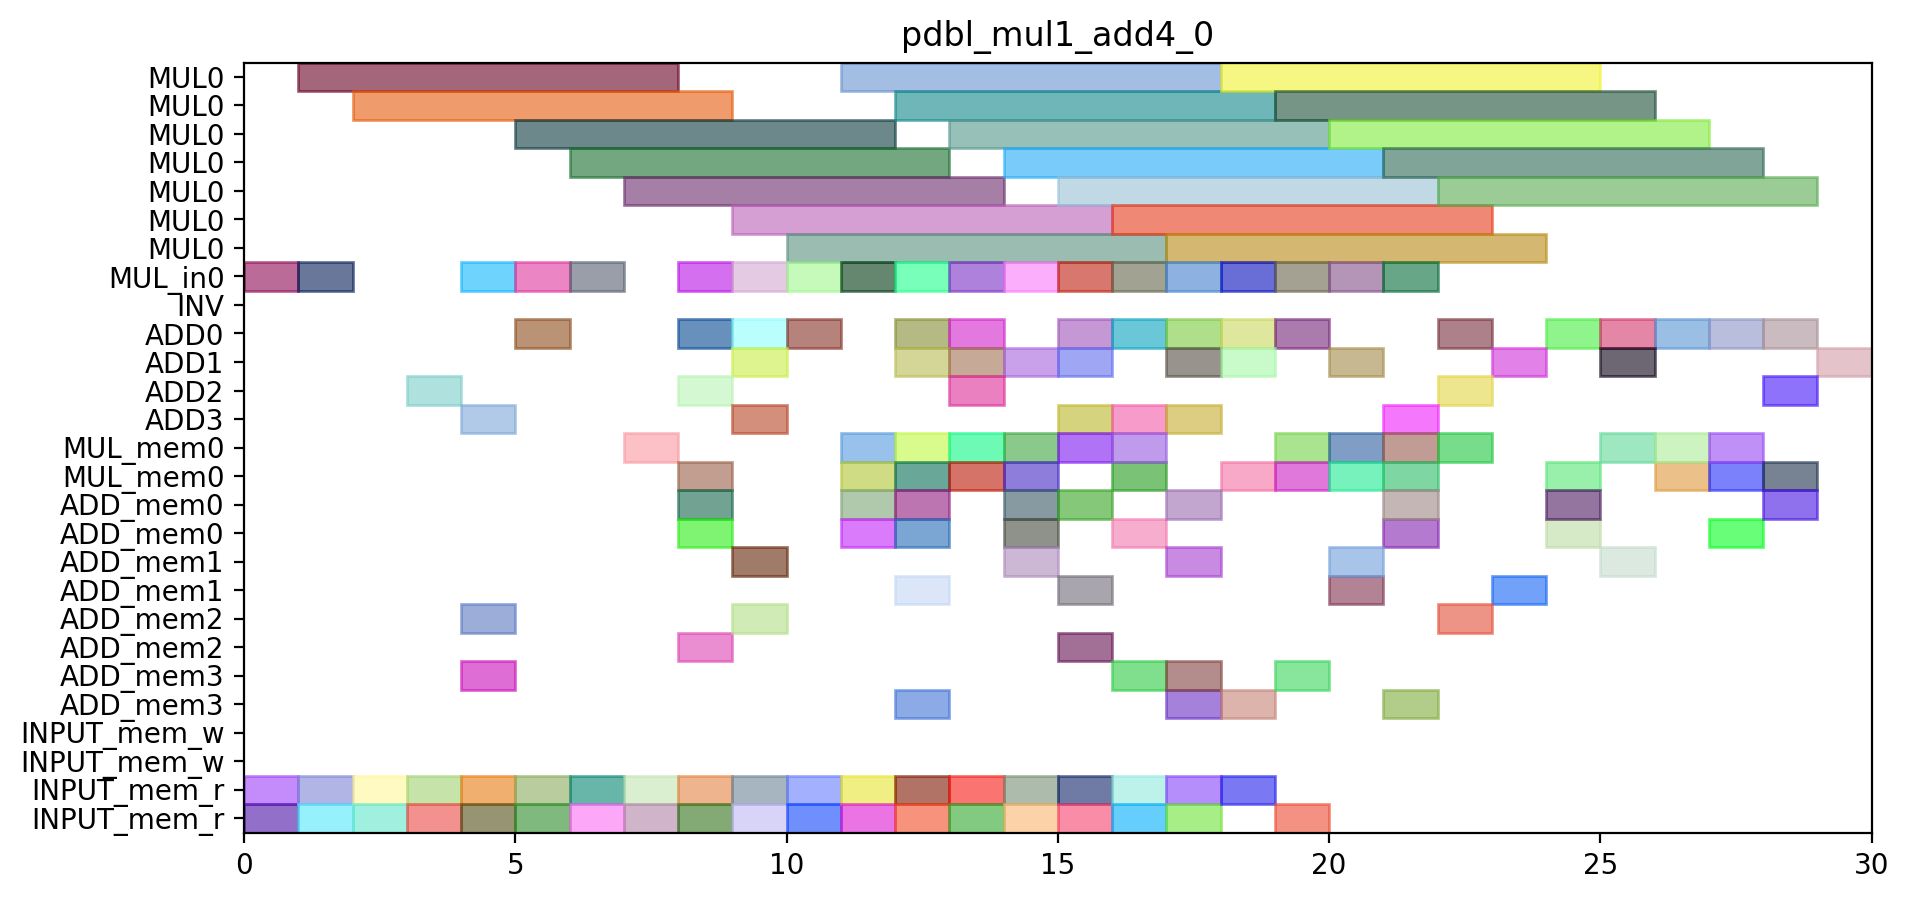

Here is the Python script that generated this plot:
from pyschedule import Scenario, solvers, plotters, alt

def solve_pdbl_mul1_add4_0(ConstStep, ExpStep):
	horizon = 90
	S=Scenario("pdbl_mul1_add4_0",horizon = horizon)

	# resource
	MUL = S.Resources('MUL', num=1, size=7)
	MUL_in = S.Resources('MUL_in', num=1)
	INV = S.Resource('INV')
	ADD = S.Resources('ADD', num=4, periods=range(1, horizon))
	MUL_mem = S.Resources('MUL_mem', num=1, size=2)
	ADD_mem = S.Resources('ADD_mem', num=4, size=2)
	INPUT_mem_w = S.Resource('INPUT_mem_w', size=2)
	INPUT_mem_r = S.Resource('INPUT_mem_r', size=2)

	# result of previous scheduling

	# new tasks
	T0T0 = S.Task('T0T0', length=1, delay_cost=1)
	T0T0 += alt(ADD)

	T0T0_mem0 = S.Task('T0T0_mem0', length=1, delay_cost=1)
	T0T0_mem0 += INPUT_mem_r
	S += T0T0_mem0<=T0T0

	T0T0_mem1 = S.Task('T0T0_mem1', length=1, delay_cost=1)
	T0T0_mem1 += INPUT_mem_r
	S += T0T0_mem1<=T0T0

	T0T1 = S.Task('T0T1', length=1, delay_cost=1)
	T0T1 += alt(ADD)

	T0T1_mem0 = S.Task('T0T1_mem0', length=1, delay_cost=1)
	T0T1_mem0 += INPUT_mem_r
	S += T0T1_mem0<=T0T1

	T0T1_mem1 = S.Task('T0T1_mem1', length=1, delay_cost=1)
	T0T1_mem1 += INPUT_mem_r
	S += T0T1_mem1<=T0T1

	T0T2_in = S.Task('T0T2_in', length=1, delay_cost=1)
	T0T2_in += alt(MUL_in)
	T0T2 = S.Task('T0T2', length=7, delay_cost=1)
	T0T2 += alt(MUL)
	S+=T0T2>=T0T2_in

	T0T2_mem0 = S.Task('T0T2_mem0', length=1, delay_cost=1)
	T0T2_mem0 += INPUT_mem_r
	S += T0T2_mem0<=T0T2

	T0T2_mem1 = S.Task('T0T2_mem1', length=1, delay_cost=1)
	T0T2_mem1 += INPUT_mem_r
	S += T0T2_mem1<=T0T2

	T1T0 = S.Task('T1T0', length=1, delay_cost=1)
	T1T0 += alt(ADD)

	T1T0_mem0 = S.Task('T1T0_mem0', length=1, delay_cost=1)
	T1T0_mem0 += INPUT_mem_r
	S += T1T0_mem0<=T1T0

	T1T0_mem1 = S.Task('T1T0_mem1', length=1, delay_cost=1)
	T1T0_mem1 += INPUT_mem_r
	S += T1T0_mem1<=T1T0

	T1T1 = S.Task('T1T1', length=1, delay_cost=1)
	T1T1 += alt(ADD)

	T1T1_mem0 = S.Task('T1T1_mem0', length=1, delay_cost=1)
	T1T1_mem0 += INPUT_mem_r
	S += T1T1_mem0<=T1T1

	T1T1_mem1 = S.Task('T1T1_mem1', length=1, delay_cost=1)
	T1T1_mem1 += INPUT_mem_r
	S += T1T1_mem1<=T1T1

	T1T2_in = S.Task('T1T2_in', length=1, delay_cost=1)
	T1T2_in += alt(MUL_in)
	T1T2 = S.Task('T1T2', length=7, delay_cost=1)
	T1T2 += alt(MUL)
	S+=T1T2>=T1T2_in

	T1T2_mem0 = S.Task('T1T2_mem0', length=1, delay_cost=1)
	T1T2_mem0 += INPUT_mem_r
	S += T1T2_mem0<=T1T2

	T1T2_mem1 = S.Task('T1T2_mem1', length=1, delay_cost=1)
	T1T2_mem1 += INPUT_mem_r
	S += T1T2_mem1<=T1T2

	T1_T2 = S.Task('T1_T2', length=1, delay_cost=1)
	T1_T2 += alt(ADD)

	T1_T2_mem0 = S.Task('T1_T2_mem0', length=1, delay_cost=1)
	T1_T2_mem0 += INPUT_mem_r
	S += T1_T2_mem0<=T1_T2

	T1_T2_mem1 = S.Task('T1_T2_mem1', length=1, delay_cost=1)
	T1_T2_mem1 += INPUT_mem_r
	S += T1_T2_mem1<=T1_T2

	T2T0_in = S.Task('T2T0_in', length=1, delay_cost=1)
	T2T0_in += alt(MUL_in)
	T2T0 = S.Task('T2T0', length=7, delay_cost=1)
	T2T0 += alt(MUL)
	S+=T2T0>=T2T0_in

	T2T0_mem0 = S.Task('T2T0_mem0', length=1, delay_cost=1)
	T2T0_mem0 += INPUT_mem_r
	S += T2T0_mem0<=T2T0

	T2T0_mem1 = S.Task('T2T0_mem1', length=1, delay_cost=1)
	T2T0_mem1 += INPUT_mem_r
	S += T2T0_mem1<=T2T0

	T2T1_in = S.Task('T2T1_in', length=1, delay_cost=1)
	T2T1_in += alt(MUL_in)
	T2T1 = S.Task('T2T1', length=7, delay_cost=1)
	T2T1 += alt(MUL)
	S+=T2T1>=T2T1_in

	T2T1_mem0 = S.Task('T2T1_mem0', length=1, delay_cost=1)
	T2T1_mem0 += INPUT_mem_r
	S += T2T1_mem0<=T2T1

	T2T1_mem1 = S.Task('T2T1_mem1', length=1, delay_cost=1)
	T2T1_mem1 += INPUT_mem_r
	S += T2T1_mem1<=T2T1

	T2T2 = S.Task('T2T2', length=1, delay_cost=1)
	T2T2 += alt(ADD)

	T2T2_mem0 = S.Task('T2T2_mem0', length=1, delay_cost=1)
	T2T2_mem0 += INPUT_mem_r
	S += T2T2_mem0<=T2T2

	T2T2_mem1 = S.Task('T2T2_mem1', length=1, delay_cost=1)
	T2T2_mem1 += INPUT_mem_r
	S += T2T2_mem1<=T2T2

	T2T3 = S.Task('T2T3', length=1, delay_cost=1)
	T2T3 += alt(ADD)

	T2T3_mem0 = S.Task('T2T3_mem0', length=1, delay_cost=1)
	T2T3_mem0 += INPUT_mem_r
	S += T2T3_mem0<=T2T3

	T2T3_mem1 = S.Task('T2T3_mem1', length=1, delay_cost=1)
	T2T3_mem1 += INPUT_mem_r
	S += T2T3_mem1<=T2T3

	T3T0 = S.Task('T3T0', length=1, delay_cost=1)
	T3T0 += alt(ADD)

	T3T0_mem0 = S.Task('T3T0_mem0', length=1, delay_cost=1)
	T3T0_mem0 += INPUT_mem_r
	S += T3T0_mem0<=T3T0

	T3T0_mem1 = S.Task('T3T0_mem1', length=1, delay_cost=1)
	T3T0_mem1 += INPUT_mem_r
	S += T3T0_mem1<=T3T0

	T3T1 = S.Task('T3T1', length=1, delay_cost=1)
	T3T1 += alt(ADD)

	T3T1_mem0 = S.Task('T3T1_mem0', length=1, delay_cost=1)
	T3T1_mem0 += INPUT_mem_r
	S += T3T1_mem0<=T3T1

	T3T1_mem1 = S.Task('T3T1_mem1', length=1, delay_cost=1)
	T3T1_mem1 += INPUT_mem_r
	S += T3T1_mem1<=T3T1

	T3T2_in = S.Task('T3T2_in', length=1, delay_cost=1)
	T3T2_in += alt(MUL_in)
	T3T2 = S.Task('T3T2', length=7, delay_cost=1)
	T3T2 += alt(MUL)
	S+=T3T2>=T3T2_in

	T3T2_mem0 = S.Task('T3T2_mem0', length=1, delay_cost=1)
	T3T2_mem0 += INPUT_mem_r
	S += T3T2_mem0<=T3T2

	T3T2_mem1 = S.Task('T3T2_mem1', length=1, delay_cost=1)
	T3T2_mem1 += INPUT_mem_r
	S += T3T2_mem1<=T3T2

	T4T0_in = S.Task('T4T0_in', length=1, delay_cost=1)
	T4T0_in += alt(MUL_in)
	T4T0 = S.Task('T4T0', length=7, delay_cost=1)
	T4T0 += alt(MUL)
	S+=T4T0>=T4T0_in

	T4T0_mem0 = S.Task('T4T0_mem0', length=1, delay_cost=1)
	T4T0_mem0 += INPUT_mem_r
	S += T4T0_mem0<=T4T0

	T4T0_mem1 = S.Task('T4T0_mem1', length=1, delay_cost=1)
	T4T0_mem1 += INPUT_mem_r
	S += T4T0_mem1<=T4T0

	T4T1_in = S.Task('T4T1_in', length=1, delay_cost=1)
	T4T1_in += alt(MUL_in)
	T4T1 = S.Task('T4T1', length=7, delay_cost=1)
	T4T1 += alt(MUL)
	S+=T4T1>=T4T1_in

	T4T1_mem0 = S.Task('T4T1_mem0', length=1, delay_cost=1)
	T4T1_mem0 += INPUT_mem_r
	S += T4T1_mem0<=T4T1

	T4T1_mem1 = S.Task('T4T1_mem1', length=1, delay_cost=1)
	T4T1_mem1 += INPUT_mem_r
	S += T4T1_mem1<=T4T1

	T4T2 = S.Task('T4T2', length=1, delay_cost=1)
	T4T2 += alt(ADD)

	T4T2_mem0 = S.Task('T4T2_mem0', length=1, delay_cost=1)
	T4T2_mem0 += INPUT_mem_r
	S += T4T2_mem0<=T4T2

	T4T2_mem1 = S.Task('T4T2_mem1', length=1, delay_cost=1)
	T4T2_mem1 += INPUT_mem_r
	S += T4T2_mem1<=T4T2

	T4T3 = S.Task('T4T3', length=1, delay_cost=1)
	T4T3 += alt(ADD)

	T4T3_mem0 = S.Task('T4T3_mem0', length=1, delay_cost=1)
	T4T3_mem0 += INPUT_mem_r
	S += T4T3_mem0<=T4T3

	T4T3_mem1 = S.Task('T4T3_mem1', length=1, delay_cost=1)
	T4T3_mem1 += INPUT_mem_r
	S += T4T3_mem1<=T4T3

	T00_in = S.Task('T00_in', length=1, delay_cost=1)
	T00_in += alt(MUL_in)
	T00 = S.Task('T00', length=7, delay_cost=1)
	T00 += alt(MUL)
	S+=T00>=T00_in

	T00_mem0 = S.Task('T00_mem0', length=1, delay_cost=1)
	T00_mem0 += alt(ADD_mem)
	S += (T0T0*ADD[0])-1<T00_mem0*ADD_mem[0]
	S += (T0T0*ADD[1])-1<T00_mem0*ADD_mem[1]
	S += (T0T0*ADD[2])-1<T00_mem0*ADD_mem[2]
	S += (T0T0*ADD[3])-1<T00_mem0*ADD_mem[3]
	S += T00_mem0<=T00

	T00_mem1 = S.Task('T00_mem1', length=1, delay_cost=1)
	T00_mem1 += alt(ADD_mem)
	S += (T0T1*ADD[0])-1<T00_mem1*ADD_mem[0]
	S += (T0T1*ADD[1])-1<T00_mem1*ADD_mem[1]
	S += (T0T1*ADD[2])-1<T00_mem1*ADD_mem[2]
	S += (T0T1*ADD[3])-1<T00_mem1*ADD_mem[3]
	S += T00_mem1<=T00

	T01 = S.Task('T01', length=1, delay_cost=1)
	T01 += alt(ADD)

	T01_mem0 = S.Task('T01_mem0', length=1, delay_cost=1)
	T01_mem0 += alt(MUL_mem)
	S += (T0T2*MUL[0])-1<T01_mem0*MUL_mem[0]
	S += T01_mem0<=T01

	T10_in = S.Task('T10_in', length=1, delay_cost=1)
	T10_in += alt(MUL_in)
	T10 = S.Task('T10', length=7, delay_cost=1)
	T10 += alt(MUL)
	S+=T10>=T10_in

	T10_mem0 = S.Task('T10_mem0', length=1, delay_cost=1)
	T10_mem0 += alt(ADD_mem)
	S += (T1T0*ADD[0])-1<T10_mem0*ADD_mem[0]
	S += (T1T0*ADD[1])-1<T10_mem0*ADD_mem[1]
	S += (T1T0*ADD[2])-1<T10_mem0*ADD_mem[2]
	S += (T1T0*ADD[3])-1<T10_mem0*ADD_mem[3]
	S += T10_mem0<=T10

	T10_mem1 = S.Task('T10_mem1', length=1, delay_cost=1)
	T10_mem1 += alt(ADD_mem)
	S += (T1T1*ADD[0])-1<T10_mem1*ADD_mem[0]
	S += (T1T1*ADD[1])-1<T10_mem1*ADD_mem[1]
	S += (T1T1*ADD[2])-1<T10_mem1*ADD_mem[2]
	S += (T1T1*ADD[3])-1<T10_mem1*ADD_mem[3]
	S += T10_mem1<=T10

	T11 = S.Task('T11', length=1, delay_cost=1)
	T11 += alt(ADD)

	T11_mem0 = S.Task('T11_mem0', length=1, delay_cost=1)
	T11_mem0 += alt(MUL_mem)
	S += (T1T2*MUL[0])-1<T11_mem0*MUL_mem[0]
	S += T11_mem0<=T11

	T2T4_in = S.Task('T2T4_in', length=1, delay_cost=1)
	T2T4_in += alt(MUL_in)
	T2T4 = S.Task('T2T4', length=7, delay_cost=1)
	T2T4 += alt(MUL)
	S+=T2T4>=T2T4_in

	T2T4_mem0 = S.Task('T2T4_mem0', length=1, delay_cost=1)
	T2T4_mem0 += alt(ADD_mem)
	S += (T2T2*ADD[0])-1<T2T4_mem0*ADD_mem[0]
	S += (T2T2*ADD[1])-1<T2T4_mem0*ADD_mem[1]
	S += (T2T2*ADD[2])-1<T2T4_mem0*ADD_mem[2]
	S += (T2T2*ADD[3])-1<T2T4_mem0*ADD_mem[3]
	S += T2T4_mem0<=T2T4

	T2T4_mem1 = S.Task('T2T4_mem1', length=1, delay_cost=1)
	T2T4_mem1 += alt(ADD_mem)
	S += (T2T3*ADD[0])-1<T2T4_mem1*ADD_mem[0]
	S += (T2T3*ADD[1])-1<T2T4_mem1*ADD_mem[1]
	S += (T2T3*ADD[2])-1<T2T4_mem1*ADD_mem[2]
	S += (T2T3*ADD[3])-1<T2T4_mem1*ADD_mem[3]
	S += T2T4_mem1<=T2T4

	T2T5 = S.Task('T2T5', length=1, delay_cost=1)
	T2T5 += alt(ADD)

	T2T5_mem0 = S.Task('T2T5_mem0', length=1, delay_cost=1)
	T2T5_mem0 += alt(MUL_mem)
	S += (T2T0*MUL[0])-1<T2T5_mem0*MUL_mem[0]
	S += T2T5_mem0<=T2T5

	T2T5_mem1 = S.Task('T2T5_mem1', length=1, delay_cost=1)
	T2T5_mem1 += alt(MUL_mem)
	S += (T2T1*MUL[0])-1<T2T5_mem1*MUL_mem[0]
	S += T2T5_mem1<=T2T5

	T20 = S.Task('T20', length=1, delay_cost=1)
	T20 += alt(ADD)

	T20_mem0 = S.Task('T20_mem0', length=1, delay_cost=1)
	T20_mem0 += alt(MUL_mem)
	S += (T2T0*MUL[0])-1<T20_mem0*MUL_mem[0]
	S += T20_mem0<=T20

	T20_mem1 = S.Task('T20_mem1', length=1, delay_cost=1)
	T20_mem1 += alt(MUL_mem)
	S += (T2T1*MUL[0])-1<T20_mem1*MUL_mem[0]
	S += T20_mem1<=T20

	T30_in = S.Task('T30_in', length=1, delay_cost=1)
	T30_in += alt(MUL_in)
	T30 = S.Task('T30', length=7, delay_cost=1)
	T30 += alt(MUL)
	S+=T30>=T30_in

	T30_mem0 = S.Task('T30_mem0', length=1, delay_cost=1)
	T30_mem0 += alt(ADD_mem)
	S += (T3T0*ADD[0])-1<T30_mem0*ADD_mem[0]
	S += (T3T0*ADD[1])-1<T30_mem0*ADD_mem[1]
	S += (T3T0*ADD[2])-1<T30_mem0*ADD_mem[2]
	S += (T3T0*ADD[3])-1<T30_mem0*ADD_mem[3]
	S += T30_mem0<=T30

	T30_mem1 = S.Task('T30_mem1', length=1, delay_cost=1)
	T30_mem1 += alt(ADD_mem)
	S += (T3T1*ADD[0])-1<T30_mem1*ADD_mem[0]
	S += (T3T1*ADD[1])-1<T30_mem1*ADD_mem[1]
	S += (T3T1*ADD[2])-1<T30_mem1*ADD_mem[2]
	S += (T3T1*ADD[3])-1<T30_mem1*ADD_mem[3]
	S += T30_mem1<=T30

	T31 = S.Task('T31', length=1, delay_cost=1)
	T31 += alt(ADD)

	T31_mem0 = S.Task('T31_mem0', length=1, delay_cost=1)
	T31_mem0 += alt(MUL_mem)
	S += (T3T2*MUL[0])-1<T31_mem0*MUL_mem[0]
	S += T31_mem0<=T31

	T4T4_in = S.Task('T4T4_in', length=1, delay_cost=1)
	T4T4_in += alt(MUL_in)
	T4T4 = S.Task('T4T4', length=7, delay_cost=1)
	T4T4 += alt(MUL)
	S+=T4T4>=T4T4_in

	T4T4_mem0 = S.Task('T4T4_mem0', length=1, delay_cost=1)
	T4T4_mem0 += alt(ADD_mem)
	S += (T4T2*ADD[0])-1<T4T4_mem0*ADD_mem[0]
	S += (T4T2*ADD[1])-1<T4T4_mem0*ADD_mem[1]
	S += (T4T2*ADD[2])-1<T4T4_mem0*ADD_mem[2]
	S += (T4T2*ADD[3])-1<T4T4_mem0*ADD_mem[3]
	S += T4T4_mem0<=T4T4

	T4T4_mem1 = S.Task('T4T4_mem1', length=1, delay_cost=1)
	T4T4_mem1 += alt(ADD_mem)
	S += (T4T3*ADD[0])-1<T4T4_mem1*ADD_mem[0]
	S += (T4T3*ADD[1])-1<T4T4_mem1*ADD_mem[1]
	S += (T4T3*ADD[2])-1<T4T4_mem1*ADD_mem[2]
	S += (T4T3*ADD[3])-1<T4T4_mem1*ADD_mem[3]
	S += T4T4_mem1<=T4T4

	T4T5 = S.Task('T4T5', length=1, delay_cost=1)
	T4T5 += alt(ADD)

	T4T5_mem0 = S.Task('T4T5_mem0', length=1, delay_cost=1)
	T4T5_mem0 += alt(MUL_mem)
	S += (T4T0*MUL[0])-1<T4T5_mem0*MUL_mem[0]
	S += T4T5_mem0<=T4T5

	T4T5_mem1 = S.Task('T4T5_mem1', length=1, delay_cost=1)
	T4T5_mem1 += alt(MUL_mem)
	S += (T4T1*MUL[0])-1<T4T5_mem1*MUL_mem[0]
	S += T4T5_mem1<=T4T5

	T40 = S.Task('T40', length=1, delay_cost=1)
	T40 += alt(ADD)

	T40_mem0 = S.Task('T40_mem0', length=1, delay_cost=1)
	T40_mem0 += alt(MUL_mem)
	S += (T4T0*MUL[0])-1<T40_mem0*MUL_mem[0]
	S += T40_mem0<=T40

	T40_mem1 = S.Task('T40_mem1', length=1, delay_cost=1)
	T40_mem1 += alt(MUL_mem)
	S += (T4T1*MUL[0])-1<T40_mem1*MUL_mem[0]
	S += T40_mem1<=T40

	T1_T0_in = S.Task('T1_T0_in', length=1, delay_cost=1)
	T1_T0_in += alt(MUL_in)
	T1_T0 = S.Task('T1_T0', length=7, delay_cost=1)
	T1_T0 += alt(MUL)
	S+=T1_T0>=T1_T0_in

	T1_T0_mem0 = S.Task('T1_T0_mem0', length=1, delay_cost=1)
	T1_T0_mem0 += INPUT_mem_r
	S += T1_T0_mem0<=T1_T0

	T1_T0_mem1 = S.Task('T1_T0_mem1', length=1, delay_cost=1)
	T1_T0_mem1 += alt(MUL_mem)
	S += (T10*MUL[0])-1<T1_T0_mem1*MUL_mem[0]
	S += T1_T0_mem1<=T1_T0

	T1_T1_in = S.Task('T1_T1_in', length=1, delay_cost=1)
	T1_T1_in += alt(MUL_in)
	T1_T1 = S.Task('T1_T1', length=7, delay_cost=1)
	T1_T1 += alt(MUL)
	S+=T1_T1>=T1_T1_in

	T1_T1_mem0 = S.Task('T1_T1_mem0', length=1, delay_cost=1)
	T1_T1_mem0 += INPUT_mem_r
	S += T1_T1_mem0<=T1_T1

	T1_T1_mem1 = S.Task('T1_T1_mem1', length=1, delay_cost=1)
	T1_T1_mem1 += alt(ADD_mem)
	S += (T11*ADD[0])-1<T1_T1_mem1*ADD_mem[0]
	S += (T11*ADD[1])-1<T1_T1_mem1*ADD_mem[1]
	S += (T11*ADD[2])-1<T1_T1_mem1*ADD_mem[2]
	S += (T11*ADD[3])-1<T1_T1_mem1*ADD_mem[3]
	S += T1_T1_mem1<=T1_T1

	T1_T3 = S.Task('T1_T3', length=1, delay_cost=1)
	T1_T3 += alt(ADD)

	T1_T3_mem0 = S.Task('T1_T3_mem0', length=1, delay_cost=1)
	T1_T3_mem0 += alt(MUL_mem)
	S += (T10*MUL[0])-1<T1_T3_mem0*MUL_mem[0]
	S += T1_T3_mem0<=T1_T3

	T1_T3_mem1 = S.Task('T1_T3_mem1', length=1, delay_cost=1)
	T1_T3_mem1 += alt(ADD_mem)
	S += (T11*ADD[0])-1<T1_T3_mem1*ADD_mem[0]
	S += (T11*ADD[1])-1<T1_T3_mem1*ADD_mem[1]
	S += (T11*ADD[2])-1<T1_T3_mem1*ADD_mem[2]
	S += (T11*ADD[3])-1<T1_T3_mem1*ADD_mem[3]
	S += T1_T3_mem1<=T1_T3

	T21 = S.Task('T21', length=1, delay_cost=1)
	T21 += alt(ADD)

	T21_mem0 = S.Task('T21_mem0', length=1, delay_cost=1)
	T21_mem0 += alt(MUL_mem)
	S += (T2T4*MUL[0])-1<T21_mem0*MUL_mem[0]
	S += T21_mem0<=T21

	T21_mem1 = S.Task('T21_mem1', length=1, delay_cost=1)
	T21_mem1 += alt(ADD_mem)
	S += (T2T5*ADD[0])-1<T21_mem1*ADD_mem[0]
	S += (T2T5*ADD[1])-1<T21_mem1*ADD_mem[1]
	S += (T2T5*ADD[2])-1<T21_mem1*ADD_mem[2]
	S += (T2T5*ADD[3])-1<T21_mem1*ADD_mem[3]
	S += T21_mem1<=T21

	T2_0 = S.Task('T2_0', length=1, delay_cost=1)
	T2_0 += alt(ADD)

	T2_0_mem0 = S.Task('T2_0_mem0', length=1, delay_cost=1)
	T2_0_mem0 += alt(ADD_mem)
	S += (T20*ADD[0])-1<T2_0_mem0*ADD_mem[0]
	S += (T20*ADD[1])-1<T2_0_mem0*ADD_mem[1]
	S += (T20*ADD[2])-1<T2_0_mem0*ADD_mem[2]
	S += (T20*ADD[3])-1<T2_0_mem0*ADD_mem[3]
	S += T2_0_mem0<=T2_0

	T60 = S.Task('T60', length=1, delay_cost=1)
	T60 += alt(ADD)

	T60_mem0 = S.Task('T60_mem0', length=1, delay_cost=1)
	T60_mem0 += alt(MUL_mem)
	S += (T30*MUL[0])-1<T60_mem0*MUL_mem[0]
	S += T60_mem0<=T60

	T61 = S.Task('T61', length=1, delay_cost=1)
	T61 += alt(ADD)

	T61_mem0 = S.Task('T61_mem0', length=1, delay_cost=1)
	T61_mem0 += alt(ADD_mem)
	S += (T31*ADD[0])-1<T61_mem0*ADD_mem[0]
	S += (T31*ADD[1])-1<T61_mem0*ADD_mem[1]
	S += (T31*ADD[2])-1<T61_mem0*ADD_mem[2]
	S += (T31*ADD[3])-1<T61_mem0*ADD_mem[3]
	S += T61_mem0<=T61

	T41 = S.Task('T41', length=1, delay_cost=1)
	T41 += alt(ADD)

	T41_mem0 = S.Task('T41_mem0', length=1, delay_cost=1)
	T41_mem0 += alt(MUL_mem)
	S += (T4T4*MUL[0])-1<T41_mem0*MUL_mem[0]
	S += T41_mem0<=T41

	T41_mem1 = S.Task('T41_mem1', length=1, delay_cost=1)
	T41_mem1 += alt(ADD_mem)
	S += (T4T5*ADD[0])-1<T41_mem1*ADD_mem[0]
	S += (T4T5*ADD[1])-1<T41_mem1*ADD_mem[1]
	S += (T4T5*ADD[2])-1<T41_mem1*ADD_mem[2]
	S += (T4T5*ADD[3])-1<T41_mem1*ADD_mem[3]
	S += T41_mem1<=T41

	T4_0 = S.Task('T4_0', length=1, delay_cost=1)
	T4_0 += alt(ADD)

	T4_0_mem0 = S.Task('T4_0_mem0', length=1, delay_cost=1)
	T4_0_mem0 += alt(ADD_mem)
	S += (T40*ADD[0])-1<T4_0_mem0*ADD_mem[0]
	S += (T40*ADD[1])-1<T4_0_mem0*ADD_mem[1]
	S += (T40*ADD[2])-1<T4_0_mem0*ADD_mem[2]
	S += (T40*ADD[3])-1<T4_0_mem0*ADD_mem[3]
	S += T4_0_mem0<=T4_0

	NEW_TZT2 = S.Task('NEW_TZT2', length=1, delay_cost=1)
	NEW_TZT2 += alt(ADD)

	NEW_TZT2_mem0 = S.Task('NEW_TZT2_mem0', length=1, delay_cost=1)
	NEW_TZT2_mem0 += alt(MUL_mem)
	S += (T00*MUL[0])-1<NEW_TZT2_mem0*MUL_mem[0]
	S += NEW_TZT2_mem0<=NEW_TZT2

	NEW_TZT2_mem1 = S.Task('NEW_TZT2_mem1', length=1, delay_cost=1)
	NEW_TZT2_mem1 += alt(ADD_mem)
	S += (T01*ADD[0])-1<NEW_TZT2_mem1*ADD_mem[0]
	S += (T01*ADD[1])-1<NEW_TZT2_mem1*ADD_mem[1]
	S += (T01*ADD[2])-1<NEW_TZT2_mem1*ADD_mem[2]
	S += (T01*ADD[3])-1<NEW_TZT2_mem1*ADD_mem[3]
	S += NEW_TZT2_mem1<=NEW_TZT2

	T0_T0 = S.Task('T0_T0', length=1, delay_cost=1)
	T0_T0 += alt(ADD)

	T0_T0_mem0 = S.Task('T0_T0_mem0', length=1, delay_cost=1)
	T0_T0_mem0 += alt(MUL_mem)
	S += (T00*MUL[0])-1<T0_T0_mem0*MUL_mem[0]
	S += T0_T0_mem0<=T0_T0

	T0_T0_mem1 = S.Task('T0_T0_mem1', length=1, delay_cost=1)
	T0_T0_mem1 += alt(ADD_mem)
	S += (T01*ADD[0])-1<T0_T0_mem1*ADD_mem[0]
	S += (T01*ADD[1])-1<T0_T0_mem1*ADD_mem[1]
	S += (T01*ADD[2])-1<T0_T0_mem1*ADD_mem[2]
	S += (T01*ADD[3])-1<T0_T0_mem1*ADD_mem[3]
	S += T0_T0_mem1<=T0_T0

	T0_T1 = S.Task('T0_T1', length=1, delay_cost=1)
	T0_T1 += alt(ADD)

	T0_T1_mem0 = S.Task('T0_T1_mem0', length=1, delay_cost=1)
	T0_T1_mem0 += alt(MUL_mem)
	S += (T00*MUL[0])-1<T0_T1_mem0*MUL_mem[0]
	S += T0_T1_mem0<=T0_T1

	T0_T1_mem1 = S.Task('T0_T1_mem1', length=1, delay_cost=1)
	T0_T1_mem1 += alt(ADD_mem)
	S += (T01*ADD[0])-1<T0_T1_mem1*ADD_mem[0]
	S += (T01*ADD[1])-1<T0_T1_mem1*ADD_mem[1]
	S += (T01*ADD[2])-1<T0_T1_mem1*ADD_mem[2]
	S += (T01*ADD[3])-1<T0_T1_mem1*ADD_mem[3]
	S += T0_T1_mem1<=T0_T1

	T0_T2_in = S.Task('T0_T2_in', length=1, delay_cost=1)
	T0_T2_in += alt(MUL_in)
	T0_T2 = S.Task('T0_T2', length=7, delay_cost=1)
	T0_T2 += alt(MUL)
	S+=T0_T2>=T0_T2_in

	T0_T2_mem0 = S.Task('T0_T2_mem0', length=1, delay_cost=1)
	T0_T2_mem0 += alt(MUL_mem)
	S += (T00*MUL[0])-1<T0_T2_mem0*MUL_mem[0]
	S += T0_T2_mem0<=T0_T2

	T0_T2_mem1 = S.Task('T0_T2_mem1', length=1, delay_cost=1)
	T0_T2_mem1 += alt(ADD_mem)
	S += (T01*ADD[0])-1<T0_T2_mem1*ADD_mem[0]
	S += (T01*ADD[1])-1<T0_T2_mem1*ADD_mem[1]
	S += (T01*ADD[2])-1<T0_T2_mem1*ADD_mem[2]
	S += (T01*ADD[3])-1<T0_T2_mem1*ADD_mem[3]
	S += T0_T2_mem1<=T0_T2

	T1_T4_in = S.Task('T1_T4_in', length=1, delay_cost=1)
	T1_T4_in += alt(MUL_in)
	T1_T4 = S.Task('T1_T4', length=7, delay_cost=1)
	T1_T4 += alt(MUL)
	S+=T1_T4>=T1_T4_in

	T1_T4_mem0 = S.Task('T1_T4_mem0', length=1, delay_cost=1)
	T1_T4_mem0 += alt(ADD_mem)
	S += (T1_T2*ADD[0])-1<T1_T4_mem0*ADD_mem[0]
	S += (T1_T2*ADD[1])-1<T1_T4_mem0*ADD_mem[1]
	S += (T1_T2*ADD[2])-1<T1_T4_mem0*ADD_mem[2]
	S += (T1_T2*ADD[3])-1<T1_T4_mem0*ADD_mem[3]
	S += T1_T4_mem0<=T1_T4

	T1_T4_mem1 = S.Task('T1_T4_mem1', length=1, delay_cost=1)
	T1_T4_mem1 += alt(ADD_mem)
	S += (T1_T3*ADD[0])-1<T1_T4_mem1*ADD_mem[0]
	S += (T1_T3*ADD[1])-1<T1_T4_mem1*ADD_mem[1]
	S += (T1_T3*ADD[2])-1<T1_T4_mem1*ADD_mem[2]
	S += (T1_T3*ADD[3])-1<T1_T4_mem1*ADD_mem[3]
	S += T1_T4_mem1<=T1_T4

	T1_T5 = S.Task('T1_T5', length=1, delay_cost=1)
	T1_T5 += alt(ADD)

	T1_T5_mem0 = S.Task('T1_T5_mem0', length=1, delay_cost=1)
	T1_T5_mem0 += alt(MUL_mem)
	S += (T1_T0*MUL[0])-1<T1_T5_mem0*MUL_mem[0]
	S += T1_T5_mem0<=T1_T5

	T1_T5_mem1 = S.Task('T1_T5_mem1', length=1, delay_cost=1)
	T1_T5_mem1 += alt(MUL_mem)
	S += (T1_T1*MUL[0])-1<T1_T5_mem1*MUL_mem[0]
	S += T1_T5_mem1<=T1_T5

	T1_0 = S.Task('T1_0', length=1, delay_cost=1)
	T1_0 += alt(ADD)

	T1_0_mem0 = S.Task('T1_0_mem0', length=1, delay_cost=1)
	T1_0_mem0 += alt(MUL_mem)
	S += (T1_T0*MUL[0])-1<T1_0_mem0*MUL_mem[0]
	S += T1_0_mem0<=T1_0

	T1_0_mem1 = S.Task('T1_0_mem1', length=1, delay_cost=1)
	T1_0_mem1 += alt(MUL_mem)
	S += (T1_T1*MUL[0])-1<T1_0_mem1*MUL_mem[0]
	S += T1_0_mem1<=T1_0

	T2_1 = S.Task('T2_1', length=1, delay_cost=1)
	T2_1 += alt(ADD)

	T2_1_mem0 = S.Task('T2_1_mem0', length=1, delay_cost=1)
	T2_1_mem0 += alt(ADD_mem)
	S += (T21*ADD[0])-1<T2_1_mem0*ADD_mem[0]
	S += (T21*ADD[1])-1<T2_1_mem0*ADD_mem[1]
	S += (T21*ADD[2])-1<T2_1_mem0*ADD_mem[2]
	S += (T21*ADD[3])-1<T2_1_mem0*ADD_mem[3]
	S += T2_1_mem0<=T2_1

	T3_0 = S.Task('T3_0', length=1, delay_cost=1)
	T3_0 += alt(ADD)

	T3_0_mem0 = S.Task('T3_0_mem0', length=1, delay_cost=1)
	T3_0_mem0 += alt(ADD_mem)
	S += (T60*ADD[0])-1<T3_0_mem0*ADD_mem[0]
	S += (T60*ADD[1])-1<T3_0_mem0*ADD_mem[1]
	S += (T60*ADD[2])-1<T3_0_mem0*ADD_mem[2]
	S += (T60*ADD[3])-1<T3_0_mem0*ADD_mem[3]
	S += T3_0_mem0<=T3_0

	T3_0_mem1 = S.Task('T3_0_mem1', length=1, delay_cost=1)
	T3_0_mem1 += alt(MUL_mem)
	S += (T30*MUL[0])-1<T3_0_mem1*MUL_mem[0]
	S += T3_0_mem1<=T3_0

	T3_1 = S.Task('T3_1', length=1, delay_cost=1)
	T3_1 += alt(ADD)

	T3_1_mem0 = S.Task('T3_1_mem0', length=1, delay_cost=1)
	T3_1_mem0 += alt(ADD_mem)
	S += (T61*ADD[0])-1<T3_1_mem0*ADD_mem[0]
	S += (T61*ADD[1])-1<T3_1_mem0*ADD_mem[1]
	S += (T61*ADD[2])-1<T3_1_mem0*ADD_mem[2]
	S += (T61*ADD[3])-1<T3_1_mem0*ADD_mem[3]
	S += T3_1_mem0<=T3_1

	T3_1_mem1 = S.Task('T3_1_mem1', length=1, delay_cost=1)
	T3_1_mem1 += alt(ADD_mem)
	S += (T31*ADD[0])-1<T3_1_mem1*ADD_mem[0]
	S += (T31*ADD[1])-1<T3_1_mem1*ADD_mem[1]
	S += (T31*ADD[2])-1<T3_1_mem1*ADD_mem[2]
	S += (T31*ADD[3])-1<T3_1_mem1*ADD_mem[3]
	S += T3_1_mem1<=T3_1

	T4_1 = S.Task('T4_1', length=1, delay_cost=1)
	T4_1 += alt(ADD)

	T4_1_mem0 = S.Task('T4_1_mem0', length=1, delay_cost=1)
	T4_1_mem0 += alt(ADD_mem)
	S += (T41*ADD[0])-1<T4_1_mem0*ADD_mem[0]
	S += (T41*ADD[1])-1<T4_1_mem0*ADD_mem[1]
	S += (T41*ADD[2])-1<T4_1_mem0*ADD_mem[2]
	S += (T41*ADD[3])-1<T4_1_mem0*ADD_mem[3]
	S += T4_1_mem0<=T4_1

	NEW_TZT0_in = S.Task('NEW_TZT0_in', length=1, delay_cost=1)
	NEW_TZT0_in += alt(MUL_in)
	NEW_TZT0 = S.Task('NEW_TZT0', length=7, delay_cost=1)
	NEW_TZT0 += alt(MUL)
	S+=NEW_TZT0>=NEW_TZT0_in

	NEW_TZT0_mem0 = S.Task('NEW_TZT0_mem0', length=1, delay_cost=1)
	NEW_TZT0_mem0 += alt(MUL_mem)
	S += (T00*MUL[0])-1<NEW_TZT0_mem0*MUL_mem[0]
	S += NEW_TZT0_mem0<=NEW_TZT0

	NEW_TZT0_mem1 = S.Task('NEW_TZT0_mem1', length=1, delay_cost=1)
	NEW_TZT0_mem1 += alt(ADD_mem)
	S += (T4_0*ADD[0])-1<NEW_TZT0_mem1*ADD_mem[0]
	S += (T4_0*ADD[1])-1<NEW_TZT0_mem1*ADD_mem[1]
	S += (T4_0*ADD[2])-1<NEW_TZT0_mem1*ADD_mem[2]
	S += (T4_0*ADD[3])-1<NEW_TZT0_mem1*ADD_mem[3]
	S += NEW_TZT0_mem1<=NEW_TZT0

	T0_0_in = S.Task('T0_0_in', length=1, delay_cost=1)
	T0_0_in += alt(MUL_in)
	T0_0 = S.Task('T0_0', length=7, delay_cost=1)
	T0_0 += alt(MUL)
	S+=T0_0>=T0_0_in

	T0_0_mem0 = S.Task('T0_0_mem0', length=1, delay_cost=1)
	T0_0_mem0 += alt(ADD_mem)
	S += (T0_T0*ADD[0])-1<T0_0_mem0*ADD_mem[0]
	S += (T0_T0*ADD[1])-1<T0_0_mem0*ADD_mem[1]
	S += (T0_T0*ADD[2])-1<T0_0_mem0*ADD_mem[2]
	S += (T0_T0*ADD[3])-1<T0_0_mem0*ADD_mem[3]
	S += T0_0_mem0<=T0_0

	T0_0_mem1 = S.Task('T0_0_mem1', length=1, delay_cost=1)
	T0_0_mem1 += alt(ADD_mem)
	S += (T0_T1*ADD[0])-1<T0_0_mem1*ADD_mem[0]
	S += (T0_T1*ADD[1])-1<T0_0_mem1*ADD_mem[1]
	S += (T0_T1*ADD[2])-1<T0_0_mem1*ADD_mem[2]
	S += (T0_T1*ADD[3])-1<T0_0_mem1*ADD_mem[3]
	S += T0_0_mem1<=T0_0

	T0_1 = S.Task('T0_1', length=1, delay_cost=1)
	T0_1 += alt(ADD)

	T0_1_mem0 = S.Task('T0_1_mem0', length=1, delay_cost=1)
	T0_1_mem0 += alt(MUL_mem)
	S += (T0_T2*MUL[0])-1<T0_1_mem0*MUL_mem[0]
	S += T0_1_mem0<=T0_1

	T1_1 = S.Task('T1_1', length=1, delay_cost=1)
	T1_1 += alt(ADD)

	T1_1_mem0 = S.Task('T1_1_mem0', length=1, delay_cost=1)
	T1_1_mem0 += alt(MUL_mem)
	S += (T1_T4*MUL[0])-1<T1_1_mem0*MUL_mem[0]
	S += T1_1_mem0<=T1_1

	T1_1_mem1 = S.Task('T1_1_mem1', length=1, delay_cost=1)
	T1_1_mem1 += alt(ADD_mem)
	S += (T1_T5*ADD[0])-1<T1_1_mem1*ADD_mem[0]
	S += (T1_T5*ADD[1])-1<T1_1_mem1*ADD_mem[1]
	S += (T1_T5*ADD[2])-1<T1_1_mem1*ADD_mem[2]
	S += (T1_T5*ADD[3])-1<T1_1_mem1*ADD_mem[3]
	S += T1_1_mem1<=T1_1

	B_0 = S.Task('B_0', length=1, delay_cost=1)
	B_0 += alt(ADD)

	B_0_mem0 = S.Task('B_0_mem0', length=1, delay_cost=1)
	B_0_mem0 += alt(ADD_mem)
	S += (T1_0*ADD[0])-1<B_0_mem0*ADD_mem[0]
	S += (T1_0*ADD[1])-1<B_0_mem0*ADD_mem[1]
	S += (T1_0*ADD[2])-1<B_0_mem0*ADD_mem[2]
	S += (T1_0*ADD[3])-1<B_0_mem0*ADD_mem[3]
	S += B_0_mem0<=B_0

	NEW_TZT1_in = S.Task('NEW_TZT1_in', length=1, delay_cost=1)
	NEW_TZT1_in += alt(MUL_in)
	NEW_TZT1 = S.Task('NEW_TZT1', length=7, delay_cost=1)
	NEW_TZT1 += alt(MUL)
	S+=NEW_TZT1>=NEW_TZT1_in

	NEW_TZT1_mem0 = S.Task('NEW_TZT1_mem0', length=1, delay_cost=1)
	NEW_TZT1_mem0 += alt(ADD_mem)
	S += (T01*ADD[0])-1<NEW_TZT1_mem0*ADD_mem[0]
	S += (T01*ADD[1])-1<NEW_TZT1_mem0*ADD_mem[1]
	S += (T01*ADD[2])-1<NEW_TZT1_mem0*ADD_mem[2]
	S += (T01*ADD[3])-1<NEW_TZT1_mem0*ADD_mem[3]
	S += NEW_TZT1_mem0<=NEW_TZT1

	NEW_TZT1_mem1 = S.Task('NEW_TZT1_mem1', length=1, delay_cost=1)
	NEW_TZT1_mem1 += alt(ADD_mem)
	S += (T4_1*ADD[0])-1<NEW_TZT1_mem1*ADD_mem[0]
	S += (T4_1*ADD[1])-1<NEW_TZT1_mem1*ADD_mem[1]
	S += (T4_1*ADD[2])-1<NEW_TZT1_mem1*ADD_mem[2]
	S += (T4_1*ADD[3])-1<NEW_TZT1_mem1*ADD_mem[3]
	S += NEW_TZT1_mem1<=NEW_TZT1

	NEW_TZT3 = S.Task('NEW_TZT3', length=1, delay_cost=1)
	NEW_TZT3 += alt(ADD)

	NEW_TZT3_mem0 = S.Task('NEW_TZT3_mem0', length=1, delay_cost=1)
	NEW_TZT3_mem0 += alt(ADD_mem)
	S += (T4_0*ADD[0])-1<NEW_TZT3_mem0*ADD_mem[0]
	S += (T4_0*ADD[1])-1<NEW_TZT3_mem0*ADD_mem[1]
	S += (T4_0*ADD[2])-1<NEW_TZT3_mem0*ADD_mem[2]
	S += (T4_0*ADD[3])-1<NEW_TZT3_mem0*ADD_mem[3]
	S += NEW_TZT3_mem0<=NEW_TZT3

	NEW_TZT3_mem1 = S.Task('NEW_TZT3_mem1', length=1, delay_cost=1)
	NEW_TZT3_mem1 += alt(ADD_mem)
	S += (T4_1*ADD[0])-1<NEW_TZT3_mem1*ADD_mem[0]
	S += (T4_1*ADD[1])-1<NEW_TZT3_mem1*ADD_mem[1]
	S += (T4_1*ADD[2])-1<NEW_TZT3_mem1*ADD_mem[2]
	S += (T4_1*ADD[3])-1<NEW_TZT3_mem1*ADD_mem[3]
	S += NEW_TZT3_mem1<=NEW_TZT3

	NEW_TX_T3 = S.Task('NEW_TX_T3', length=1, delay_cost=1)
	NEW_TX_T3 += alt(ADD)

	NEW_TX_T3_mem0 = S.Task('NEW_TX_T3_mem0', length=1, delay_cost=1)
	NEW_TX_T3_mem0 += alt(ADD_mem)
	S += (T2_0*ADD[0])-1<NEW_TX_T3_mem0*ADD_mem[0]
	S += (T2_0*ADD[1])-1<NEW_TX_T3_mem0*ADD_mem[1]
	S += (T2_0*ADD[2])-1<NEW_TX_T3_mem0*ADD_mem[2]
	S += (T2_0*ADD[3])-1<NEW_TX_T3_mem0*ADD_mem[3]
	S += NEW_TX_T3_mem0<=NEW_TX_T3

	NEW_TX_T3_mem1 = S.Task('NEW_TX_T3_mem1', length=1, delay_cost=1)
	NEW_TX_T3_mem1 += alt(ADD_mem)
	S += (T2_1*ADD[0])-1<NEW_TX_T3_mem1*ADD_mem[0]
	S += (T2_1*ADD[1])-1<NEW_TX_T3_mem1*ADD_mem[1]
	S += (T2_1*ADD[2])-1<NEW_TX_T3_mem1*ADD_mem[2]
	S += (T2_1*ADD[3])-1<NEW_TX_T3_mem1*ADD_mem[3]
	S += NEW_TX_T3_mem1<=NEW_TX_T3

	solvers.mip.solve(S,msg=1,kind='CPLEX', time_limit=3600)

	solution = [['hoge']*len(S.solution()[1]) for i in range(len(S.solution()))]
	for i in range(len(S.solution())):
		for j in range(len(S.solution()[i])):
			solution[i][j]=str(S.solution()[i][j])
	print(solution)

	cycles = int(solution[-1][3])

	pic_file_name = "pdbl_mul1_add4/pdbl_mul1_add4_0.png"
	if(S.solution() != []):
		plotters.matplotlib.plot(S,img_filename=pic_file_name, vertical_text=True, fig_size=(cycles*0.25+3, 5), show_task_labels=False)

	return solution

if __name__ == "__main__":
	solution = solve_pdbl_mul1_add4_0(0, 0)
